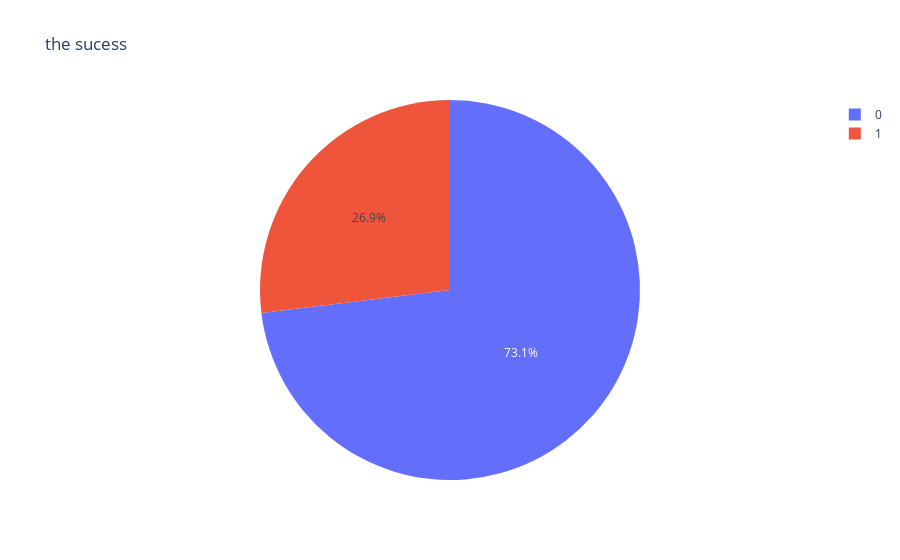

The notebook cell saved with this chart:
### Code cell
fig = px.pie(spacex_df[spacex_df['Launch Site']=='CCAFS LC-40'],names='class',title='the sucess')
fig.show()

### Figure 1 — Plotly figure (JSON) as saved in the notebook; plotly's stock layout.template omitted (floating-point values rounded to 4 significant figures)
{"data": [{"domain": {"x": [0, 1], "y": [0, 1]}, "hovertemplate": "class=%{label}<extra></extra>", "labels": [0, 0, 0, 0, 0, 0, 0, 0, 0, 0, 0, 0, 0, 0, 0, 0, 0, 1, 1, 0, 1, 1, 1, 0, 1, 1], "legendgroup": "", "name": "", "showlegend": true, "type": "pie"}], "layout": {"legend": {"tracegroupgap": 0}, "title": {"text": "the sucess"}}}
